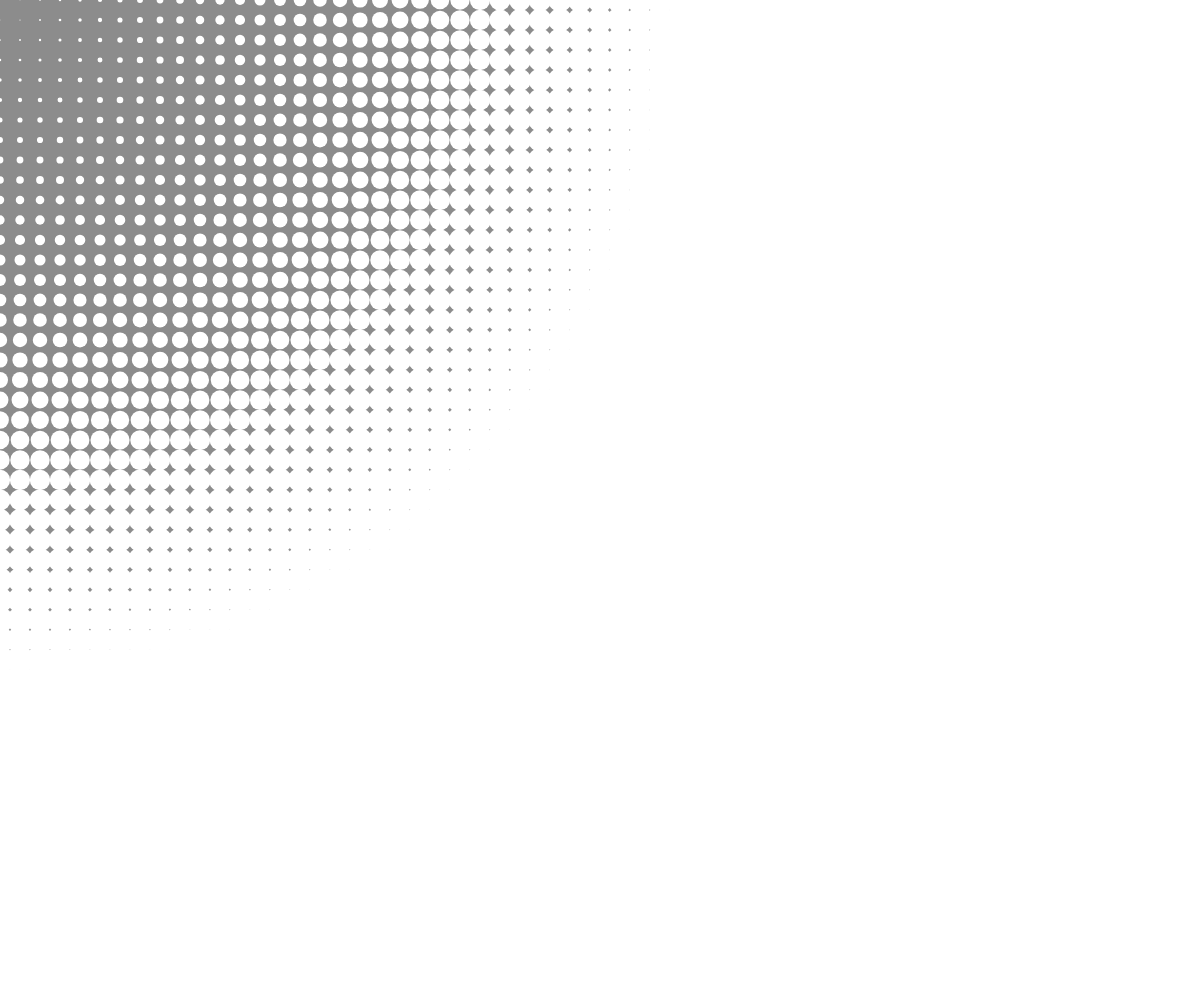
Frame 1 (no input)
Frame 60 (no input): identical to frame 1, image omitted
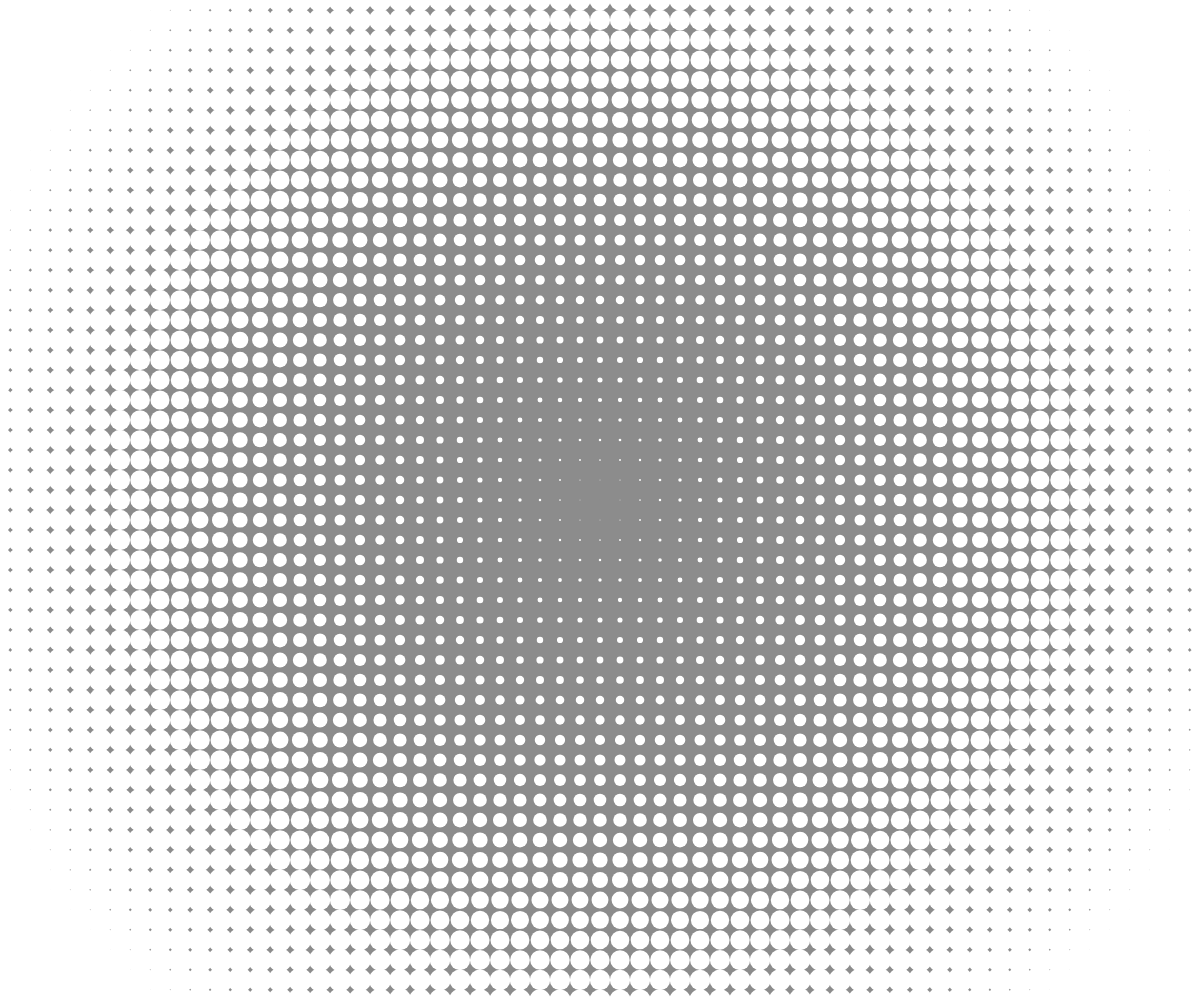
Frame 120 (the mouse pressed at the canvas centre since frame 60)

The p5.js sketch that drew these frames (run headless with seeded random() and noise() and a simulated clock; from frame 60 on, the mouse is pressed at the canvas centre):

// p5.js sketch
// ── sketch.js
// https://p5js.jp/

var max_distance;

function setup() {
  createCanvas(windowWidth, windowHeight);
  noStroke();
  max_distance = dist(0, 0, width, height);
}

function draw() {
  background(140);

  for(var i = 0; i <= width; i += 20) {
    for(var j = 0; j <= height; j += 20) {
      var size = dist(mouseX, mouseY, i, j);
      size = size/max_distance * 66;
      ellipse(i, j, size, size);
    }
  }
}
